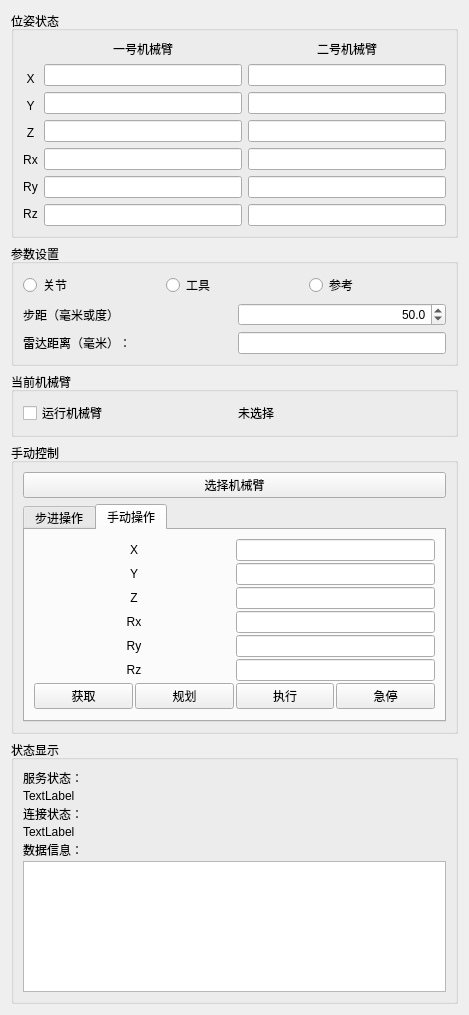
<?xml version="1.0" encoding="UTF-8"?>
<ui version="4.0">
 <class>FormRobotPilot</class>
 <widget class="QWidget" name="FormRobotPilot">
  <property name="geometry">
   <rect>
    <x>0</x>
    <y>0</y>
    <width>469</width>
    <height>1015</height>
   </rect>
  </property>
  <property name="windowTitle">
   <string>Form</string>
  </property>
  <layout class="QVBoxLayout" name="verticalLayout_12">
   <item>
    <widget class="QGroupBox" name="groupBox_3">
     <property name="title">
      <string>位姿状态</string>
     </property>
     <layout class="QHBoxLayout" name="horizontalLayout_7">
      <item>
       <layout class="QVBoxLayout" name="verticalLayout_2">
        <property name="spacing">
         <number>3</number>
        </property>
        <item>
         <widget class="QLabel" name="label_ZBX">
          <property name="text">
           <string/>
          </property>
          <property name="alignment">
           <set>Qt::AlignCenter</set>
          </property>
         </widget>
        </item>
        <item>
         <widget class="QLabel" name="label_01">
          <property name="text">
           <string>X</string>
          </property>
          <property name="alignment">
           <set>Qt::AlignCenter</set>
          </property>
         </widget>
        </item>
        <item>
         <widget class="QLabel" name="label_02">
          <property name="text">
           <string>Y</string>
          </property>
          <property name="alignment">
           <set>Qt::AlignCenter</set>
          </property>
         </widget>
        </item>
        <item>
         <widget class="QLabel" name="label_03">
          <property name="text">
           <string>Z</string>
          </property>
          <property name="alignment">
           <set>Qt::AlignCenter</set>
          </property>
         </widget>
        </item>
        <item>
         <widget class="QLabel" name="label_04">
          <property name="text">
           <string>Rx</string>
          </property>
          <property name="alignment">
           <set>Qt::AlignCenter</set>
          </property>
         </widget>
        </item>
        <item>
         <widget class="QLabel" name="label_05">
          <property name="text">
           <string>Ry</string>
          </property>
          <property name="alignment">
           <set>Qt::AlignCenter</set>
          </property>
         </widget>
        </item>
        <item>
         <widget class="QLabel" name="label_06">
          <property name="text">
           <string>Rz</string>
          </property>
          <property name="alignment">
           <set>Qt::AlignCenter</set>
          </property>
         </widget>
        </item>
       </layout>
      </item>
      <item>
       <widget class="QWidget" name="widget" native="true">
        <layout class="QVBoxLayout" name="verticalLayout_8">
         <property name="leftMargin">
          <number>0</number>
         </property>
         <property name="topMargin">
          <number>0</number>
         </property>
         <property name="rightMargin">
          <number>0</number>
         </property>
         <property name="bottomMargin">
          <number>0</number>
         </property>
         <item>
          <widget class="QLabel" name="label_Robot1">
           <property name="text">
            <string>一号机械臂</string>
           </property>
           <property name="alignment">
            <set>Qt::AlignCenter</set>
           </property>
          </widget>
         </item>
         <item>
          <widget class="QLineEdit" name="lineEdit_X"/>
         </item>
         <item>
          <widget class="QLineEdit" name="lineEdit_Y"/>
         </item>
         <item>
          <widget class="QLineEdit" name="lineEdit_Z"/>
         </item>
         <item>
          <widget class="QLineEdit" name="lineEdit_Rx"/>
         </item>
         <item>
          <widget class="QLineEdit" name="lineEdit_Ry"/>
         </item>
         <item>
          <widget class="QLineEdit" name="lineEdit_Rz"/>
         </item>
        </layout>
       </widget>
      </item>
      <item>
       <widget class="QWidget" name="widget_2" native="true">
        <layout class="QVBoxLayout" name="verticalLayout_11">
         <property name="leftMargin">
          <number>0</number>
         </property>
         <property name="topMargin">
          <number>0</number>
         </property>
         <property name="rightMargin">
          <number>0</number>
         </property>
         <property name="bottomMargin">
          <number>0</number>
         </property>
         <item>
          <widget class="QLabel" name="label_Robot2">
           <property name="text">
            <string>二号机械臂</string>
           </property>
           <property name="alignment">
            <set>Qt::AlignCenter</set>
           </property>
          </widget>
         </item>
         <item>
          <widget class="QLineEdit" name="lineEdit_X_3"/>
         </item>
         <item>
          <widget class="QLineEdit" name="lineEdit_Y_3"/>
         </item>
         <item>
          <widget class="QLineEdit" name="lineEdit_Z_3"/>
         </item>
         <item>
          <widget class="QLineEdit" name="lineEdit_Rx_3"/>
         </item>
         <item>
          <widget class="QLineEdit" name="lineEdit_Ry_3"/>
         </item>
         <item>
          <widget class="QLineEdit" name="lineEdit_Rz_3"/>
         </item>
        </layout>
       </widget>
      </item>
     </layout>
    </widget>
   </item>
   <item>
    <widget class="QGroupBox" name="groupBox_2">
     <property name="title">
      <string>参数设置</string>
     </property>
     <layout class="QVBoxLayout" name="verticalLayout">
      <item>
       <layout class="QHBoxLayout" name="horizontalLayout_2">
        <item>
         <widget class="QRadioButton" name="radJoints">
          <property name="text">
           <string>关节</string>
          </property>
         </widget>
        </item>
        <item>
         <widget class="QRadioButton" name="radCartesianTool">
          <property name="text">
           <string>工具</string>
          </property>
         </widget>
        </item>
        <item>
         <widget class="QRadioButton" name="radCartesianReference">
          <property name="text">
           <string>参考</string>
          </property>
         </widget>
        </item>
       </layout>
      </item>
      <item>
       <layout class="QHBoxLayout" name="horizontalLayout" stretch="5,5">
        <item>
         <widget class="QLabel" name="label_4">
          <property name="text">
           <string>步距（毫米或度）</string>
          </property>
         </widget>
        </item>
        <item>
         <widget class="QDoubleSpinBox" name="spnStep">
          <property name="alignment">
           <set>Qt::AlignRight|Qt::AlignTrailing|Qt::AlignVCenter</set>
          </property>
          <property name="decimals">
           <number>1</number>
          </property>
          <property name="maximum">
           <double>1000.000000000000000</double>
          </property>
          <property name="singleStep">
           <double>5.000000000000000</double>
          </property>
          <property name="value">
           <double>50.000000000000000</double>
          </property>
         </widget>
        </item>
       </layout>
      </item>
      <item>
       <layout class="QHBoxLayout" name="horizontalLayout_4" stretch="5,5">
        <item>
         <widget class="QLabel" name="label_11">
          <property name="text">
           <string>雷达距离（毫米）：</string>
          </property>
         </widget>
        </item>
        <item>
         <widget class="QLineEdit" name="lineEdit_RadarDistance"/>
        </item>
       </layout>
      </item>
     </layout>
    </widget>
   </item>
   <item>
    <widget class="QGroupBox" name="groupBox_4">
     <property name="title">
      <string>当前机械臂</string>
     </property>
     <layout class="QHBoxLayout" name="horizontalLayout_8">
      <item>
       <widget class="QCheckBox" name="chkRunOnRobot">
        <property name="text">
         <string>运行机械臂</string>
        </property>
       </widget>
      </item>
      <item>
       <widget class="QLabel" name="lblRobot">
        <property name="text">
         <string>未选择</string>
        </property>
       </widget>
      </item>
     </layout>
    </widget>
   </item>
   <item>
    <widget class="QGroupBox" name="groupBox_5">
     <property name="title">
      <string>手动控制</string>
     </property>
     <layout class="QVBoxLayout" name="verticalLayout_3">
      <item>
       <widget class="QPushButton" name="btnSelectRobot">
        <property name="text">
         <string>选择机械臂</string>
        </property>
       </widget>
      </item>
      <item>
       <widget class="QTabWidget" name="tabWidget">
        <property name="currentIndex">
         <number>1</number>
        </property>
        <widget class="QWidget" name="tab">
         <attribute name="title">
          <string>步进操作</string>
         </attribute>
         <layout class="QHBoxLayout" name="horizontalLayout_6">
          <item>
           <layout class="QVBoxLayout" name="verticalLayout_9">
            <item>
             <widget class="QPushButton" name="btnTXn">
              <property name="text">
               <string>Tx-</string>
              </property>
             </widget>
            </item>
            <item>
             <widget class="QPushButton" name="btnTYn">
              <property name="text">
               <string>Ty-</string>
              </property>
             </widget>
            </item>
            <item>
             <widget class="QPushButton" name="btnTZn">
              <property name="text">
               <string>Tz-</string>
              </property>
             </widget>
            </item>
            <item>
             <widget class="QPushButton" name="btnRXn">
              <property name="text">
               <string>Rx-</string>
              </property>
             </widget>
            </item>
            <item>
             <widget class="QPushButton" name="btnRYn">
              <property name="text">
               <string>Ry-</string>
              </property>
             </widget>
            </item>
            <item>
             <widget class="QPushButton" name="btnRZn">
              <property name="text">
               <string>Rz-</string>
              </property>
             </widget>
            </item>
           </layout>
          </item>
          <item>
           <layout class="QVBoxLayout" name="verticalLayout_10">
            <item>
             <widget class="QPushButton" name="btnTXp">
              <property name="text">
               <string>Tx+</string>
              </property>
             </widget>
            </item>
            <item>
             <widget class="QPushButton" name="btnTYp">
              <property name="text">
               <string>Ty+</string>
              </property>
             </widget>
            </item>
            <item>
             <widget class="QPushButton" name="btnTZp">
              <property name="text">
               <string>Tz+</string>
              </property>
             </widget>
            </item>
            <item>
             <widget class="QPushButton" name="btnRXp">
              <property name="text">
               <string>Rx+</string>
              </property>
             </widget>
            </item>
            <item>
             <widget class="QPushButton" name="btnRYp">
              <property name="text">
               <string>Ry+</string>
              </property>
             </widget>
            </item>
            <item>
             <widget class="QPushButton" name="btnRZp">
              <property name="text">
               <string>Rz+</string>
              </property>
             </widget>
            </item>
           </layout>
          </item>
         </layout>
        </widget>
        <widget class="QWidget" name="tab_2">
         <attribute name="title">
          <string>手动操作</string>
         </attribute>
         <layout class="QVBoxLayout" name="verticalLayout_7">
          <property name="spacing">
           <number>2</number>
          </property>
          <item>
           <layout class="QHBoxLayout" name="horizontalLayout_3" stretch="5,5">
            <item>
             <layout class="QVBoxLayout" name="verticalLayout_5">
              <property name="spacing">
               <number>2</number>
              </property>
              <item>
               <widget class="QLabel" name="label_5">
                <property name="text">
                 <string>X</string>
                </property>
                <property name="alignment">
                 <set>Qt::AlignCenter</set>
                </property>
               </widget>
              </item>
              <item>
               <widget class="QLabel" name="label_6">
                <property name="text">
                 <string>Y</string>
                </property>
                <property name="alignment">
                 <set>Qt::AlignCenter</set>
                </property>
               </widget>
              </item>
              <item>
               <widget class="QLabel" name="label_7">
                <property name="text">
                 <string>Z</string>
                </property>
                <property name="alignment">
                 <set>Qt::AlignCenter</set>
                </property>
               </widget>
              </item>
              <item>
               <widget class="QLabel" name="label_8">
                <property name="text">
                 <string>Rx</string>
                </property>
                <property name="alignment">
                 <set>Qt::AlignCenter</set>
                </property>
               </widget>
              </item>
              <item>
               <widget class="QLabel" name="label_9">
                <property name="text">
                 <string>Ry</string>
                </property>
                <property name="alignment">
                 <set>Qt::AlignCenter</set>
                </property>
               </widget>
              </item>
              <item>
               <widget class="QLabel" name="label_10">
                <property name="text">
                 <string>Rz</string>
                </property>
                <property name="alignment">
                 <set>Qt::AlignCenter</set>
                </property>
               </widget>
              </item>
             </layout>
            </item>
            <item>
             <layout class="QVBoxLayout" name="verticalLayout_6">
              <property name="spacing">
               <number>2</number>
              </property>
              <item>
               <widget class="QLineEdit" name="lineEdit_X_2"/>
              </item>
              <item>
               <widget class="QLineEdit" name="lineEdit_Y_2"/>
              </item>
              <item>
               <widget class="QLineEdit" name="lineEdit_Z_2"/>
              </item>
              <item>
               <widget class="QLineEdit" name="lineEdit_Rx_2"/>
              </item>
              <item>
               <widget class="QLineEdit" name="lineEdit_Ry_2"/>
              </item>
              <item>
               <widget class="QLineEdit" name="lineEdit_Rz_2"/>
              </item>
             </layout>
            </item>
           </layout>
          </item>
          <item>
           <layout class="QHBoxLayout" name="horizontalLayout_5">
            <item>
             <widget class="QPushButton" name="btn_GetPos">
              <property name="text">
               <string>获取</string>
              </property>
             </widget>
            </item>
            <item>
             <widget class="QPushButton" name="btn_Planning">
              <property name="text">
               <string>规划</string>
              </property>
             </widget>
            </item>
            <item>
             <widget class="QPushButton" name="btn_Execute">
              <property name="text">
               <string>执行</string>
              </property>
             </widget>
            </item>
            <item>
             <widget class="QPushButton" name="btn_Stop">
              <property name="text">
               <string>急停</string>
              </property>
             </widget>
            </item>
           </layout>
          </item>
         </layout>
        </widget>
       </widget>
      </item>
     </layout>
    </widget>
   </item>
   <item>
    <widget class="QGroupBox" name="groupBox">
     <property name="title">
      <string>状态显示</string>
     </property>
     <layout class="QVBoxLayout" name="verticalLayout_4">
      <property name="spacing">
       <number>2</number>
      </property>
      <item>
       <widget class="QLabel" name="label_2">
        <property name="text">
         <string>服务状态：</string>
        </property>
       </widget>
      </item>
      <item>
       <widget class="QLabel" name="labelServerStatus">
        <property name="text">
         <string>TextLabel</string>
        </property>
       </widget>
      </item>
      <item>
       <widget class="QLabel" name="label">
        <property name="text">
         <string>连接状态：</string>
        </property>
       </widget>
      </item>
      <item>
       <widget class="QLabel" name="labelClientStatus">
        <property name="text">
         <string>TextLabel</string>
        </property>
       </widget>
      </item>
      <item>
       <widget class="QLabel" name="label_3">
        <property name="text">
         <string>数据信息：</string>
        </property>
       </widget>
      </item>
      <item>
       <widget class="QTextEdit" name="textEditLog"/>
      </item>
     </layout>
    </widget>
   </item>
  </layout>
 </widget>
 <resources/>
 <connections/>
</ui>
